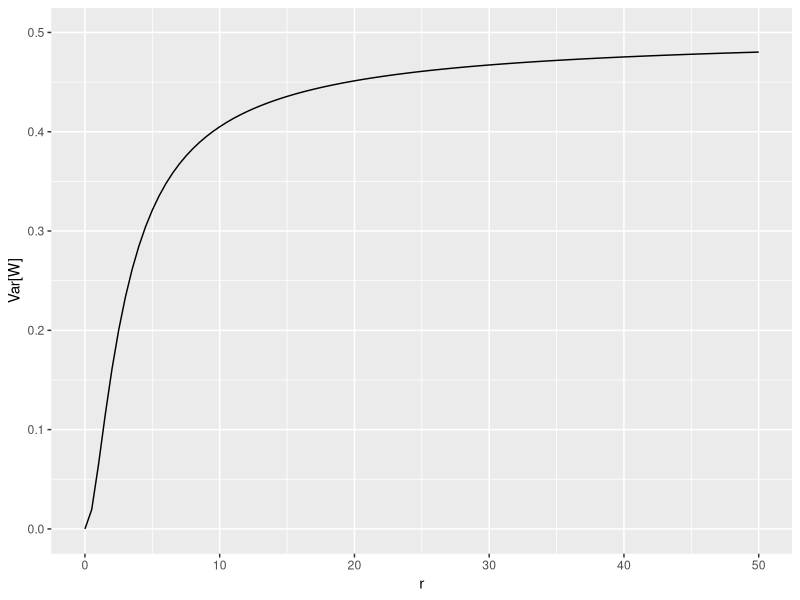
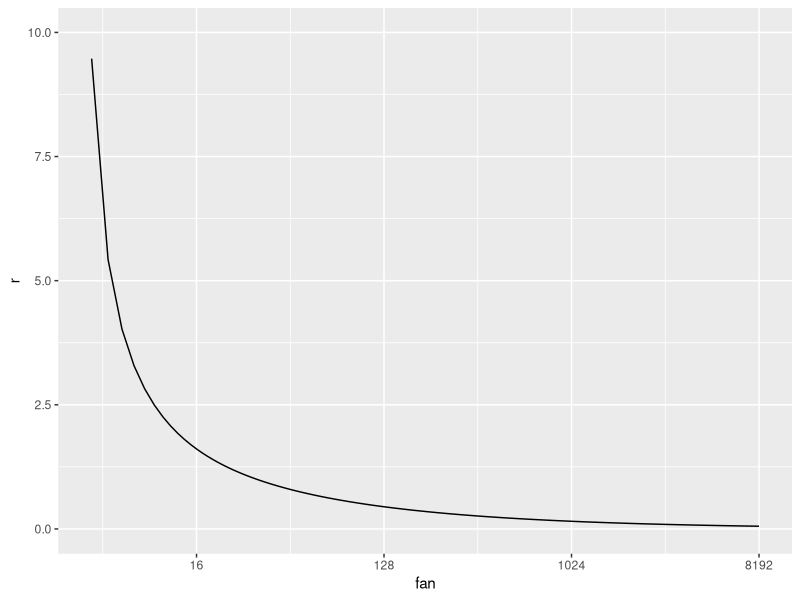
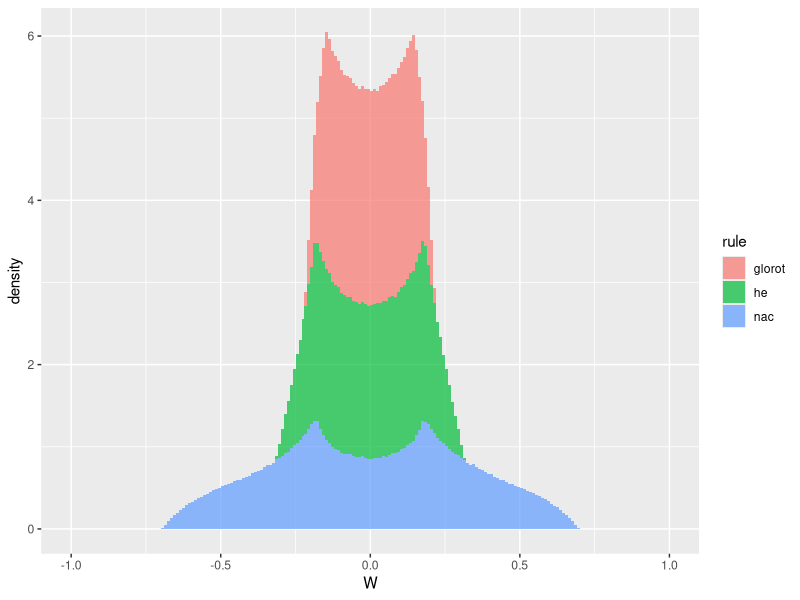

Write R code to recreate these figures, in order.
## ---- chunk 1
knitr::opts_chunk$set(echo = TRUE)
library(stats)
library(ggplot2)
library(dplyr)
## ---- chunk 2
sigmoid = function (w) {
  return (1 / (1 + exp(-w)))
}

NAC.W.var = function (r) {
  return ((1 - tanh(r) / r) * (r - tanh(r / 2)) * (1 / (2*r))) 
}
## ---- chunk 3
p = ggplot(data.frame(r = c(0.001, 50)), aes(x = r)) +
      stat_function(fun = NAC.W.var) +
      ylim(c(0, 0.5)) +
      labs(y = 'Var[W]')
print(p)
## ---- chunk 4
NAC.W.r = function (fan_sum) {
  return (uniroot(function (r) NAC.W.var(r) - (2 / fan_sum), interval=c(0, 10), f.lower=-1)$root)
}
## ---- chunk 5
fan.values = c(seq(5, 2**7, 1), seq(2**7, 2**13, 8))
r.by.fan = data.frame(list(
  fan = fan.values,
  r = sapply(fan.values, NAC.W.r)
))

p = ggplot(r.by.fan, aes(x = fan, y=r)) +
    geom_line() +
    scale_x_continuous(trans='log2') +
    ylim(c(0, 10)) +
    labs(x='fan')
print(p)
## ---- chunk 6
uniform.sampler = function (r, num.samples) {
  w.hat = runif(num.samples, -r, r)
  m.hat = runif(num.samples, -r, r)
  return (tanh(w.hat) * sigmoid(m.hat))
}

nac.sampler = function (fan, num.samples) {
  return (uniform.sampler(NAC.W.r(fan), num.samples))
}

he.sampler = function (fan, num.samples) {
  return (uniform.sampler(sqrt(6 / fan), num.samples))
}

glorot.sampler = function (fan, num.samples) {
  return (uniform.sampler(sqrt(3 / fan), num.samples))
}

fan = 10
num.samples = 1000000

samples = rbind(
  data.frame(list(
    samples = he.sampler(fan*2, num.samples),
    rule = 'he'
  )),
  data.frame(list(
    samples = nac.sampler(fan*2, num.samples),
    rule = 'nac'
  )),
  data.frame(list(
    samples = glorot.sampler(fan*2, num.samples),
    rule = 'glorot'
  ))
);
## ---- chunk 7
samples %>%
  group_by(rule) %>%
  summarize(mean=fan * mean(samples), variance=fan * var(samples))
## ---- chunk 8
p = ggplot(data=samples, aes(x=samples, fill=rule)) +
  geom_histogram(aes(y=..density..), breaks=seq(-1, 1, by=0.01), alpha=0.7) +
  labs(x = 'W')
print(p)
